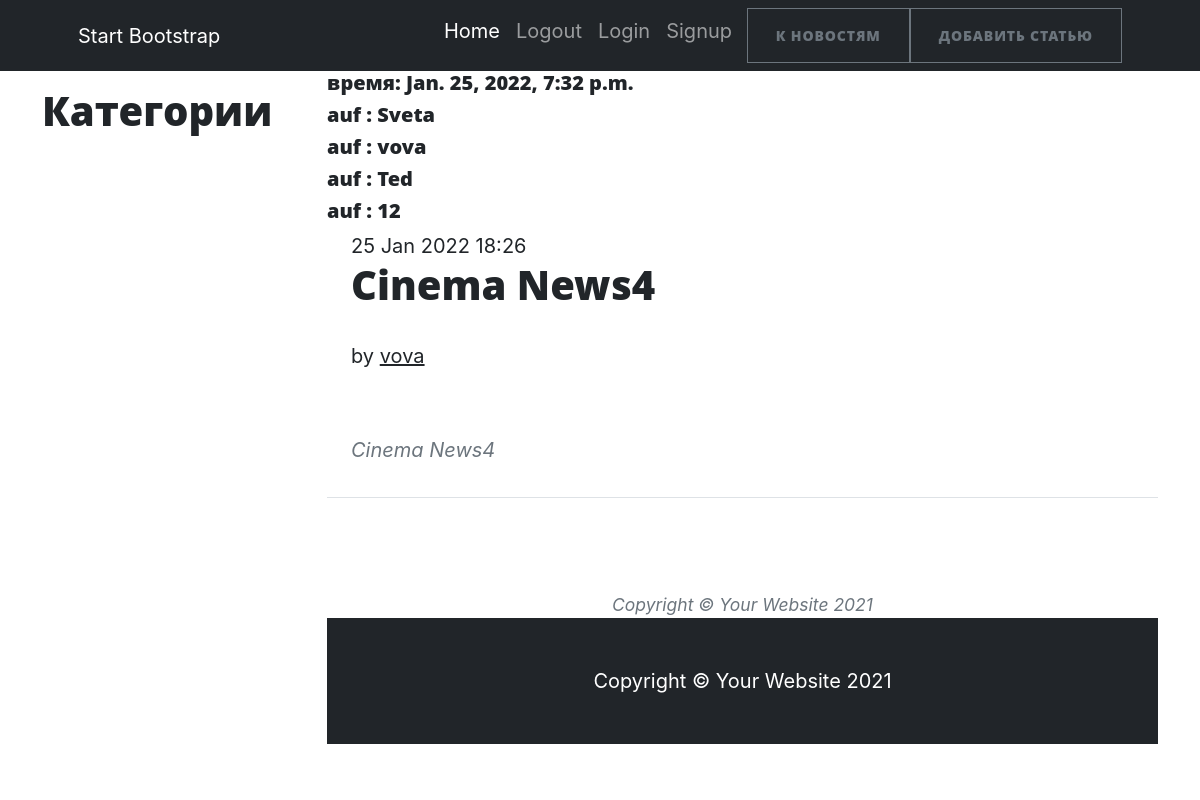
The page /116 on the database its author committed.
### news/models.py (models this page shows, shortened)
class Author(models.Model):
    user = models.OneToOneField(User, on_delete=models.CASCADE)
    _rate = models.IntegerField(default=0, db_column='rate')
    subscribers = models.ManyToManyField('Category', through='SubAuthor', verbose_name='Подписка')

class Post(models.Model):
    CONTENT = [("NW", 'news'), ('AR', 'article')]
    title = models.CharField(max_length=128, verbose_name='Название Новости')
    content = models.CharField(max_length=2, blank=True, choices=CONTENT, default="NW", verbose_name="Вид Статьи")
    create = models.DateTimeField(auto_now_add=True, verbose_name='Создана')
    text = models.TextField(blank=True, verbose_name="Текст")
    rate = models.FloatField(default=0)
    author = models.ForeignKey(Author, related_name='author', on_delete=models.CASCADE, verbose_name="Автор")
    category = models.ManyToManyField('Category', through="PostCategory", verbose_name='Категория')
    def __str__(self):
        return f'{self.title}'
    class Meta:
        verbose_name = "Пост"
        verbose_name_plural = "Посты"
        ordering = ['-create']

### news/views.py (the view)
# urls.py: path('<int:pk>', News.as_view(), name="ObjNews.html"),
class News(DetailView):#вывод для одной новости
    model = Post
    template_name = 'ObjNews.html'
    context_object_name = 'piece'
    queryset = Post.objects.all()
    def get_context_data(self, *args, **kwargs):
        context = super().get_context_data(**kwargs)
        context['timenow'] = datetime.now()
        context['auf'] = Author.objects.all()
        return context

### news/templatetags/censor_filters.py (called while the page is built)
@register.filter(name='multiply')
def multiply(value):
    mat = ["дурак", 'невежда', 'редиска']
    c = value.split()
    for i in c:
        if i.lower() in mat:
            raise ValueError(f'Нельзя употреблять это слово {i}')
    else:
        return value

### news/templates/news/ObjNews.html (shortened to what this page needs)
{% extends 'index.html'%}
{% load censor_filters %}
{%block containe%}
<h5>время: {{timenow}}</h5>
{%for i in auf%}
<h5> auf : {{i.user.username}}</h5>
{%endfor%}
<div class="container">
			<div class="row">
				<div class="col-md-7 text-left">
					<div class="display-t">
						<div class="display-tc animate-box" data-animate-effect="fadeInUp">
							<span class="date-post">{{piece.create|date:"d M Y H:i"}}</span>
							<h1 class="mb30"><a href="#">{{piece.title|multiply}}</a></h1>
							<p>by <a href="#" class="text-link">{{piece.author.user.username}}</a></p>
						</div>
					</div>
				</div>
			</div>
		</div>
	<div id="gtco-maine">
		<div class="container">
			<div class="row row-pb-md">
				<div class="col-md-12">
					<article class="mt-negative">
						<div class="text-left content-article">
							<div class="row row-pb-sm">
								<div class="col-md-12 animate-box">
									<blockquote>
										<p>{{piece.text|multiply}}<cite></cite></p>
									</blockquote>
								</div>
							</div>
{%endblock containe%}

### rows shown on the page
Author: user.username "Sveta"
Author: user.username "vova"
Author: user.username "Ted"
Author: user.username "12"
Post: create "25 Jan 2022 18:26", title|multiply "Cinema News4", author.user.username "vova", text|multiply "Cinema News4"

### other values the page prints
{{ timenow }} "Jan. 25, 2022, 7:32 p.m."
